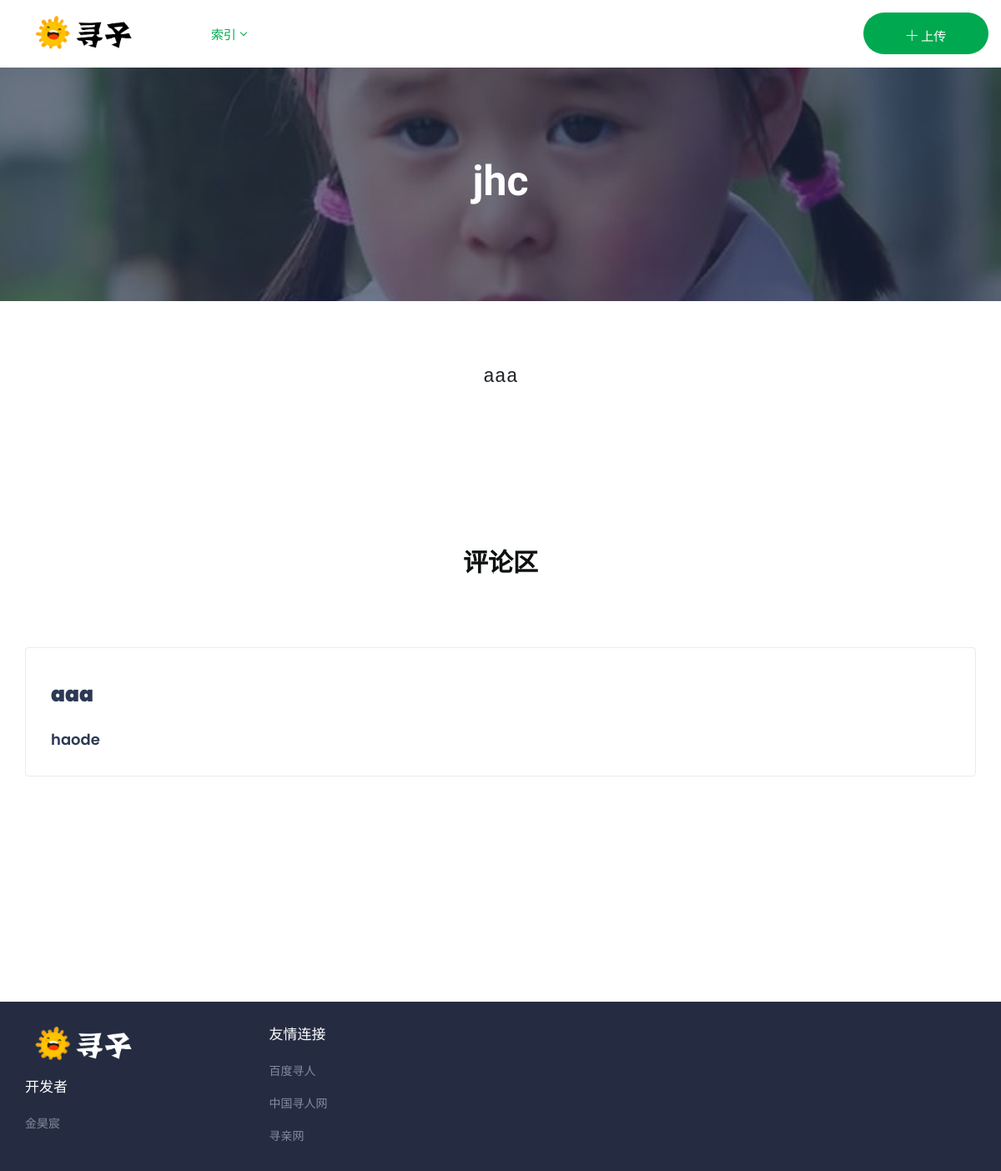
The page /bbs/content/8 on the database its author committed.
### mainapp/models.py (models this page shows)
class News(models.Model):
    id = models.AutoField("唯一id", primary_key=True)
    userid = models.ForeignKey(
        User, on_delete=models.CASCADE, verbose_name="消息所属用户", default=1)
    title = models.TextField("标题", default="none")
    content = models.TextField("内容", default="none")

class User(models.Model):
    id = models.AutoField("唯一id", primary_key=True)
    name = models.TextField("账号", default="none")
    email = models.TextField("邮箱", default="none")
    password = models.TextField("密码", default="none")

class Comment(models.Model):
    id = models.AutoField("唯一id", primary_key=True)
    userid = models.ForeignKey(
        User, on_delete=models.CASCADE, verbose_name="评论所属用户", default=1)
    newLink = models.ForeignKey(
        News, on_delete=models.CASCADE, verbose_name="评论所属消息", default=1)
    content = models.TextField("内容", default="none")

### mainapp/views.py (the view)
# urls.py: path('bbs/content/<content>', views.bbscontent, name='bbscontent'),
def bbscontent(request, content):
    contents = {
        "user": None,
        "comm": []
    }
    try:
        cookielog = request.session.get('user')
        if cookielog != None:  # 已经登陆
            contents["user"] = cookielog
            if request.method == 'POST':
                delBtn = request.POST.get('contentBtn')
                if delBtn != None:
                    delComm = Comment.objects.get(id=delBtn).delete()
            if request.method == 'POST':
                comms = request.POST.get('comment')
                if comms != None:
                    if len(comms) > 0:
                        oneUser1 = User.objects.filter(name=cookielog).first()
                        thiscomm = News.objects.filter(id=content).first()
                        getoneComm = Comment.objects.create(
                            userid=oneUser1, newLink=thiscomm, content=comms)
                        getoneComm.save()
        else:
            contents["user"] = None
        oneComm = Comment.objects.filter(newLink=content)
        for i in oneComm:
            oneUser = User.objects.filter(name=i.userid.name).first()
            commDict = {
                "content": i.content,
                "username": i.userid.name,
                "id": i.id,
            }
            contents["comm"].append(commDict)
        oneNews = News.objects.filter(id=content).first()
        contents["title"] = oneNews.title
        contents["content"] = oneNews.content
        contents["img"] = []
        infoImg = newsImg.objects.filter(oneNews=content)
        for i in infoImg:
            contents["img"].append(i.imgFile)
    except Exception as e:
        return errorFunc(request, e, sys._getframe().f_lineno)
    return render(request, "bbscontent.html", contents)

### templates/bbscontent.html (shortened to what this page needs)
{% load static %}
<!DOCTYPE html>
<html lang="en">
<head>
	<link href="{% static "assets/css/plugins.css" %}" rel="stylesheet">
	<link href="{% static "assets/css/styles.css" %}" rel="stylesheet">
	<link href="{% static "assets/css/skin/default.css" %}" rel="stylesheet">
</head>
<body class="green-skin">
	<div id="main-wrapper">
		<div class="header header-light">
			<div class="container-fluid">
				<nav id="navigation" class="navigation navigation-landscape">
					<div class="nav-header">
						<a class="nav-brand" href="{% url 'index' %}">
							<img src="{% static "assets/img/logo.png" %}" class="logo" alt="" />
						</a>
					</div>
					<div class="nav-menus-wrapper" style="transition-property: none;">
						<ul class="nav-menu">
							<li class="active"><a href="#">索引</a>
							</li>
						</ul>
						<ul class="nav-menu nav-menu-social align-to-right">
							<li class="add-listing theme-bg">
								<button
									style="height: 100%;width: 100%;background-color: Transparent;background-repeat:no-repeat;border: none;cursor:pointer;overflow: hidden;">
									<a href="{% url 'index' %}">
										<i class="ti-plus"></i> 上传
									</a>
								</button>
							</li>
						</ul>
					</div>
				</nav>
			</div>
		</div>
		<section class="small-page-title-banner" style="background-image:url({% static "assets/img/des-10.jpg" %});">
			<div class="container">
				<div class="row">
					<div class="tr-list-center">
						<h2 style="font-size: 50px;">{{ title }}</h2>
					</div>
				</div>
			</div>
		</section>
		<center>
			<pre style="margin-bottom: 30px;font-size:23px;WORD-BREAK:break-all;width: 60%;">{{ content }}</pre>
			<section></section>
			<h4 style="font-size: 30px;">评论区</h4>
		</center>
		<section>
			<div class="container">
				<div class="row">
					{% for inf in comm %}
					<div class="col-md-12">
						<div class="job-new-list">
							<div class="vc-content" style="width: 100%;">
								<ul class="vc-info-list">
									<li class="list-inline-item" style="width: 100%;">
										<h5 style="margin-bottom: 7px;font-size:25px;margin-bottom:3%">
											<b>{{ inf.username }}</b></h5>
										<h5 style="margin-bottom: 7px;font-size:18px">{{ inf.content }}</h5>
									</li>
								</ul>
							</div>
						</div>
					</div>
					{% endfor %}
				</div>
			</div>
		</section>
		<section></section>
		<footer class="dark-footer skin-dark-footer">
			<div>
				<div class="container">
					<div class="row">
						<div class="col-lg-3 col-md-3">
							<div class="footer-widget" style="padding-top:30px;padding-bottom: 30px;">
								<img src="{% static "assets/img/logo-light.png" %}" class="img-footer" alt="" />
								<div class="footer-add">
									<h4 class="widget-title">开发者</h4>
									<p><a href="https://space.bilibili.com/175397396" target="_blank">金昊宸</a></p>
								</div>
							</div>
						</div>
						<div class="col-lg-2-mianze col-md-2-mianze" style="width: 100%;">
							<div class="footer-widget" style="width: 100%;padding-top:8%;padding-bottom: 30px;">
								<h4 class="widget-title">友情连接</h4>
								<ul class="footer-menu">
									<li><a href="http://xunren.baidu.com/index.html" target="_blank">百度寻人</a></li>
									<li><a href="http://chinaxrw.com/" target="_blank">中国寻人网</a></li>
									<li><a href="https://www.szrksjzx.com/" target="_blank">寻亲网</a></li>
								</ul>
							</div>
						</div>
					</div>
				</div>
		</footer>
	</div>
</body>
</html>

### rows shown on the page
News: title "jhc", content "aaa"
User: username "aaa"
Comment: content "haode"
